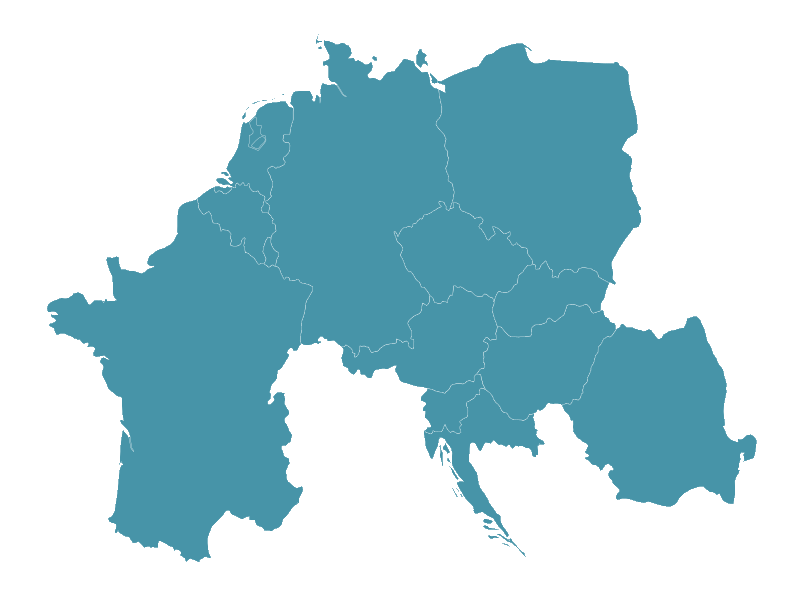
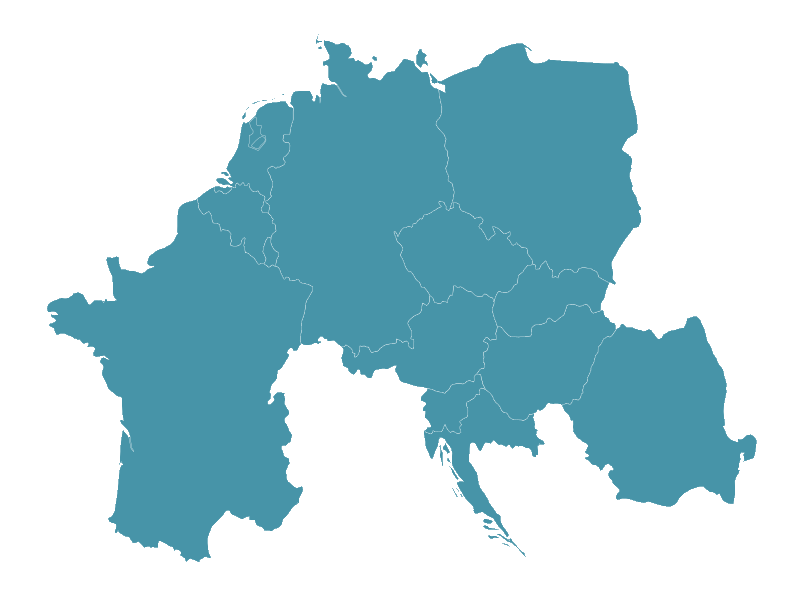

R code for these plots, in order:
# libraries ---------------------------------------------------------------
library(tidyverse)

Core_map <- map_data("world") %>% 
  filter(region %in% c("Belgium","Netherlands", "Luxembourg", "Germany", "Austria", "Czech Republic", "Hungary", "Slovakia", "Slovenia", "Croatia", "Romania", "Poland") |
           (region == "France" & is.na(subregion)))

ggplot(data = Core_map,
       mapping = aes(x = long, y = lat, group = group)) +
  geom_polygon(colour = "white", fill = "#4794a8", size = .1) +
  theme_minimal() +
  theme(panel.grid = element_blank(),
        axis.title = element_blank(),
        axis.text = element_blank(),
        plot.background = element_rect(fill = "white", colour = NA))

ggsave("images/Core map.png", width = 6, height = 4, units = "cm", dpi = 500)
